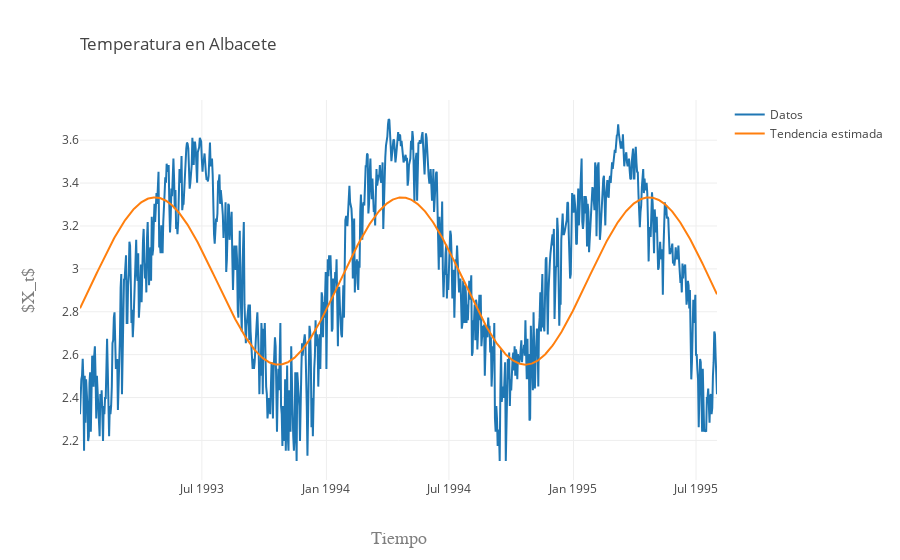

Here is the notebook cell this chart was saved with:
### Code cell
data = [go.Scatter(
            x = tick,
            y = X,
    name = 'Datos'
),
  go.Scatter(
            x = tick,
            y = coseno,
      name = 'Tendencia estimada'
    )]
layout = go.Layout(
    title=go.layout.Title(
        text='Temperatura en Albacete',
        xref='paper',
        x=0
    ),
    xaxis=go.layout.XAxis(
        title=go.layout.xaxis.Title(
            text='Tiempo',
            font=dict(
                family='Arial',
                size=18,
                color='#7f7f7f'
            )
        )
    ),
    yaxis=go.layout.YAxis(
        title=go.layout.yaxis.Title(
            text='$X_t$',
            font=dict(
                family='Arial',
                size=18,
                color='#7f7f7f'
            )
        )
    )
)
fig = go.Figure(data=data, layout=layout)
py.iplot(fig, filename='Albacete')

### Figure 1 — Plotly figure (JSON) as saved in the notebook; plotly's stock layout.template omitted (floating-point values rounded to 4 significant figures; data arrays with more than 128 entries replaced by an {"elided": "..."} marker saying what was removed)
{"data": [{"name": "Datos", "type": "scatter", "uid": "0eea8b25-e5ef-4013-bc35-3dae1bc93757", "x": {"elided": "1094 str values"}, "y": {"elided": "942 float values"}}, {"name": "Tendencia estimada", "type": "scatter", "uid": "076a4bfb-141f-4ba0-b4e0-fbfc2bc15ecf", "x": {"elided": "1094 str values"}, "y": {"elided": "942 float values"}}], "layout": {"autosize": true, "title": {"text": "Temperatura en Albacete", "x": 0, "xref": "paper"}, "xaxis": {"autorange": true, "range": ["1993-01-02", "1995-08-01"], "title": {"font": {"color": "#7f7f7f", "family": "Arial", "size": 18}, "text": "Tiempo"}, "type": "date"}, "yaxis": {"autorange": true, "range": [2.016, 3.787], "title": {"font": {"color": "#7f7f7f", "family": "Arial", "size": 18}, "text": "$X_t$"}, "type": "linear"}}}
